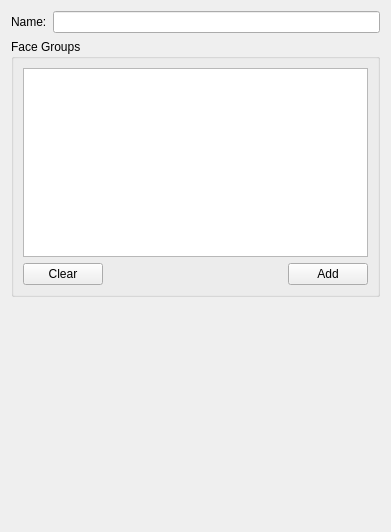
<?xml version="1.0" encoding="UTF-8"?>
<ui version="4.0">
 <class>BoolInfoWidget</class>
 <widget class="QWidget" name="BoolInfoWidget">
  <property name="geometry">
   <rect>
    <x>0</x>
    <y>0</y>
    <width>391</width>
    <height>532</height>
   </rect>
  </property>
  <property name="windowTitle">
   <string>Form</string>
  </property>
  <layout class="QGridLayout" name="gridLayout">
   <item row="0" column="0">
    <widget class="QLabel" name="label_Name">
     <property name="text">
      <string>Name:</string>
     </property>
    </widget>
   </item>
   <item row="0" column="1">
    <widget class="QLineEdit" name="lineEdit_Name"/>
   </item>
   <item row="1" column="0" colspan="2">
    <widget class="QGroupBox" name="groupBox_FaceGroups">
     <property name="title">
      <string>Face Groups</string>
     </property>
     <layout class="QGridLayout" name="gridLayout_4">
      <item row="0" column="0" colspan="3">
       <widget class="QTableWidget" name="tableWidget"/>
      </item>
      <item row="1" column="0">
       <widget class="QPushButton" name="pushButton_Clear">
        <property name="text">
         <string>Clear</string>
        </property>
       </widget>
      </item>
      <item row="1" column="1">
       <spacer name="horizontalSpacer_3">
        <property name="orientation">
         <enum>Qt::Horizontal</enum>
        </property>
        <property name="sizeHint" stdset="0">
         <size>
          <width>177</width>
          <height>20</height>
         </size>
        </property>
       </spacer>
      </item>
      <item row="1" column="2">
       <widget class="QPushButton" name="pushButton_Add">
        <property name="text">
         <string>Add</string>
        </property>
       </widget>
      </item>
     </layout>
    </widget>
   </item>
   <item row="2" column="1">
    <spacer name="verticalSpacer">
     <property name="orientation">
      <enum>Qt::Vertical</enum>
     </property>
     <property name="sizeHint" stdset="0">
      <size>
       <width>20</width>
       <height>226</height>
      </size>
     </property>
    </spacer>
   </item>
  </layout>
 </widget>
 <resources/>
 <connections/>
</ui>
